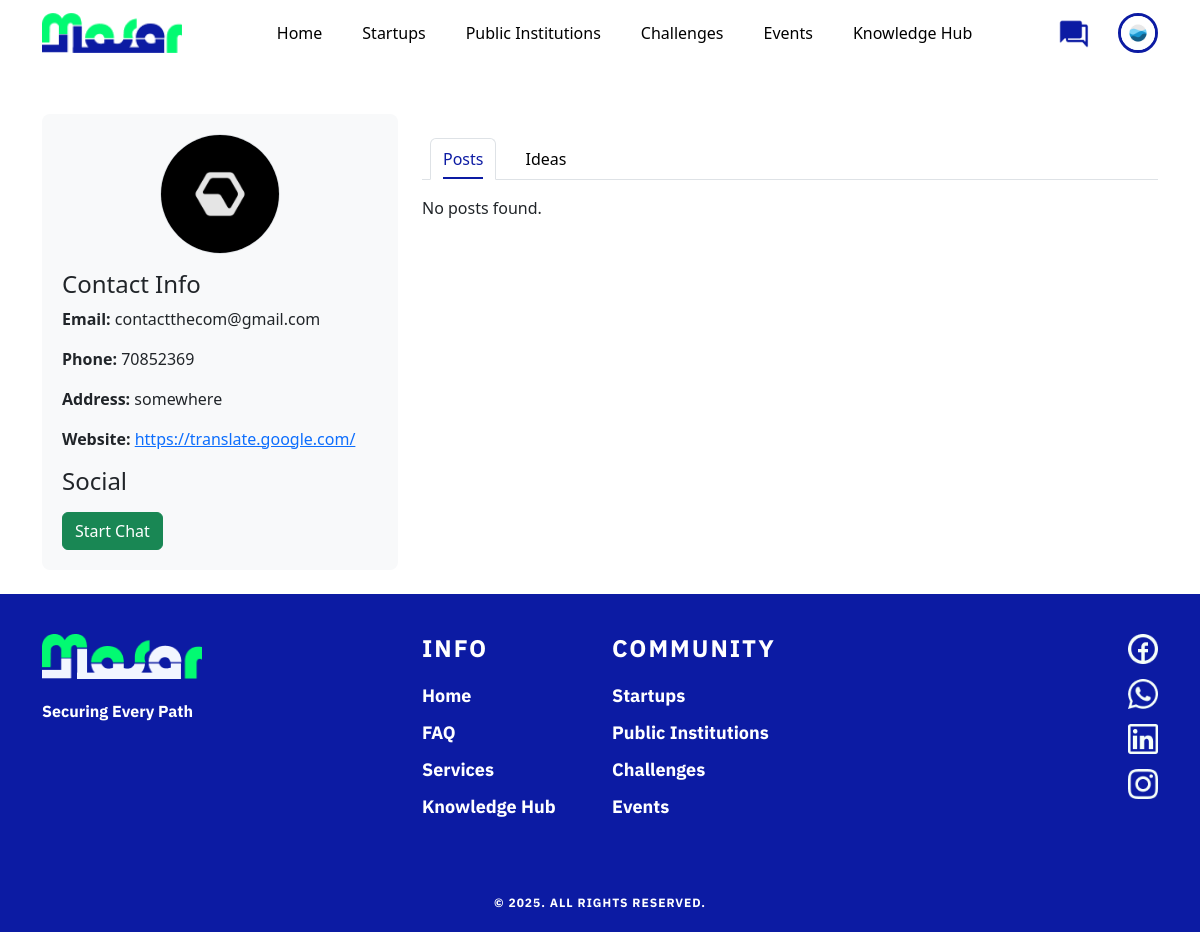
Page /front_office/pages/view_startup_profile.php?id=4&type=startup (signed in) on the committed database.
### tables this page shows
CREATE TABLE `public_institutions` (
  `institution_id` int(11) NOT NULL,
  `user_id` int(11) DEFAULT NULL,
  `institution_name` varchar(150) NOT NULL,
  `unique_identifier` varchar(50) NOT NULL,
  `commercial_register` varchar(255) NOT NULL,
  `description` text DEFAULT NULL,
  `contact_email` varchar(100) DEFAULT NULL,
  `logo` varchar(255) DEFAULT NULL,
  `type` varchar(100) DEFAULT NULL,
  `about_section` text DEFAULT NULL,
  `phone_number` varchar(20) DEFAULT NULL,
  `address` text DEFAULT NULL,
  `website_url` varchar(255) DEFAULT NULL,
  `facebook_link` varchar(255) DEFAULT NULL,
  `linkedin_link` varchar(255) DEFAULT NULL,
  `x_link` varchar(255) DEFAULT NULL,
  `instagram_link` varchar(255) DEFAULT NULL
);

CREATE TABLE `startups` (
  `startup_id` int(11) NOT NULL,
  `user_id` int(11) DEFAULT NULL,
  `startup_name` varchar(150) NOT NULL,
  `unique_identifier` varchar(50) NOT NULL,
  `commercial_register` varchar(255) NOT NULL,
  `about_section` text DEFAULT NULL,
  `contact_email` varchar(255) DEFAULT NULL,
  `phone_number` varchar(20) DEFAULT NULL,
  `address` text DEFAULT NULL,
  `logo` varchar(255) DEFAULT NULL,
  `website_url` varchar(255) DEFAULT NULL,
  `facebook_link` varchar(255) DEFAULT NULL,
  `linkedin_link` varchar(255) DEFAULT NULL,
  `x_link` varchar(255) DEFAULT NULL,
  `instagram_link` varchar(255) DEFAULT NULL
);

### front_office/pages/view_startup_profile.php (the view, shortened to what this page needs)
<?php
include('../includes/db.php');
include('../components/navbar.php');
$id = $_GET['id'] ?? null;
$query = "SELECT * FROM startups WHERE user_id = $id";
$result = mysqli_query($conn, $query);
$data = mysqli_fetch_assoc($result);
?>
<!DOCTYPE html>
<html lang="en">
<head>
    <link href="https://cdn.jsdelivr.net/npm/bootstrap@5.1.3/dist/css/bootstrap.min.css" rel="stylesheet">
</head>
<body>
<div class="container mt-5">
    <div class="row">
        <div class="col-md-4">
            <div class="profile-info mb-4">
                <?php if (!empty($data['logo'])): ?>
                    <div class="text-center mb-3">
                        <img src="../uploads/<?php echo htmlspecialchars($data['logo']); ?>" class="rounded-circle border" style="width: 120px; height: 120px; object-fit: cover;">
                    </div>
                <?php endif; ?>
                <h4>Contact Info</h4>
                <?php if (!empty($data['contact_email'])): ?><p><strong>Email:</strong> <?php echo htmlspecialchars($data['contact_email']); ?></p><?php endif; ?>
                <?php if (!empty($data['phone_number'])): ?><p><strong>Phone:</strong> <?php echo htmlspecialchars($data['phone_number']); ?></p><?php endif; ?>
                <?php if (!empty($data['address'])): ?><p><strong>Address:</strong> <?php echo htmlspecialchars($data['address']); ?></p><?php endif; ?>
                <?php if (!empty($data['website_url'])): ?><p><strong>Website:</strong> <a href="<?php echo htmlspecialchars($data['website_url']); ?>" target="_blank"><?php echo htmlspecialchars($data['website_url']); ?></a></p><?php endif; ?>
                <h4 class="mt-3">Social</h4>
                <?php if (isset($_SESSION['email'])): ?>
                    <a href="../chat/chat.php?id=<?php echo $id; ?>&type=startup" class="btn btn-success">Start Chat</a>
                <?php else: ?>
                    <button class="btn btn-success" data-bs-toggle="modal" data-bs-target="#loginModal">Start Chat</button>
                <?php endif; ?>
            </div>
        </div>
        <div class="col-md-8">
            <div class="mt-4">
                <ul class="nav nav-tabs" id="createTabs" role="tablist">
                    <li class="nav-item" role="presentation">
                        <a class="nav-link active" id="post-tab" data-bs-toggle="tab" href="#post" role="tab" aria-controls="post" aria-selected="true">Posts</a>
                    </li>
                    <li class="nav-item" role="presentation">
                        <a class="nav-link" id="idea-tab" data-bs-toggle="tab" href="#idea" role="tab" aria-controls="idea" aria-selected="false">Ideas</a>
                    </li>
                </ul>
                <div class="tab-content mt-3" id="createTabsContent">
                    <div class="tab-pane fade show active" id="post" role="tabpanel" aria-labelledby="post-tab">
                        <?php include('../startup_profile/posts/view_posts.php'); ?>
                    </div>
                    </div>
                </div>
            </div>
        </div>
    </div>
<?php include('../components/footer.php'); ?>
</body>
</html>

### front_office/components/navbar.php (shortened to what this page needs)
<?php
include('../includes/db.php');
$loggedIn = false;
$messagesLink = '#';
if (isset($_SESSION['email'])) {
    $loggedIn = true;
    $email = $_SESSION['email'];
    $query = mysqli_query($conn, "SELECT * FROM users WHERE email = '$email'");
    $user = mysqli_fetch_assoc($query);
    $role = $user['role'];
    $userId = $user['user_id'];
    $profilePicture = '../images/default-profile.png';
    if ($role == 'startup') {
        $profileQuery = mysqli_query($conn, "SELECT logo FROM startups WHERE user_id = '$userId'");
        $profileData = mysqli_fetch_assoc($profileQuery);
        if (!empty($profileData['logo'])) {
            $profilePicture = '../uploads/' . $profileData['logo'];
        }
    } else {
        $profileQuery = mysqli_query($conn, "SELECT logo FROM public_institutions WHERE user_id = '$userId'");
        $profileData = mysqli_fetch_assoc($profileQuery);
        if (!empty($profileData['logo'])) {
            $profilePicture = '../uploads/' . $profileData['logo'];
        }
    }
    $messagesLink = "../chat/chat.php?id=$userId&type=$role";
}
?>
<!DOCTYPE html>
<html lang="en">
<head>
<link href="https://cdn.jsdelivr.net/npm/bootstrap@5.1.3/dist/css/bootstrap.min.css" rel="stylesheet" />
</head>
<body>
<nav class="navbar navbar-expand-lg navbar-light">
  <div class="container">
    <a class="navbar-brand" href="../pages/home.php">
      <img src="../components/logo2.png" alt="Masar Platform Logo" />
    </a>
    <div class="collapse navbar-collapse" id="navbarNav">
      <ul class="navbar-nav mx-auto">
        <li class="nav-item"><a class="nav-link <?php echo basename($_SERVER['PHP_SELF']) == 'home.php' ? 'active' : ''; ?>" href="../pages/home.php">Home</a></li>
        <li class="nav-item"><a class="nav-link <?php echo basename($_SERVER['PHP_SELF']) == 'startups_list.php' ? 'active' : ''; ?>" href="../pages/startups_list.php">Startups</a></li>
        <li class="nav-item"><a class="nav-link <?php echo basename($_SERVER['PHP_SELF']) == 'public_institutions_list.php' ? 'active' : ''; ?>" href="../pages/public_institutions_list.php">Public Institutions</a></li>
        <li class="nav-item"><a class="nav-link <?php echo basename($_SERVER['PHP_SELF']) == 'challenges_list.php' ? 'active' : ''; ?>" href="../pages/challenges_list.php">Challenges</a></li>
        <li class="nav-item"><a class="nav-link <?php echo basename($_SERVER['PHP_SELF']) == 'events_list.php' ? 'active' : ''; ?>" href="../pages/events_list.php">Events</a></li>
        <li class="nav-item"><a class="nav-link <?php echo basename($_SERVER['PHP_SELF']) == 'documents.php' ? 'active' : ''; ?>" href="../pages/documents.php">Knowledge Hub</a></li>
      </ul>
      <ul class="navbar-nav align-items-center">
        <li class="nav-item message-item">
          <a class="nav-link p-0" href="<?php echo $loggedIn ? $messagesLink : '#'; ?>" <?php if (!$loggedIn) echo 'data-bs-toggle="modal" data-bs-target="#loginModal"'; ?>>
            <img src="../components/chats.png" class="message-icon" alt="Messages" />
          </a>
        </li>
        <?php if ($loggedIn): ?>
          <li class="nav-item profile-container">
            <img src="<?php echo $profilePicture; ?>" alt="Profile" class="profile-pic" id="profileToggle" onerror="this.onerror=null;this.src='../images/default-profile.png';" />
          </li>
        <?php else: ?>
          <li class="nav-item">
            <a class="nav-link btn btn-success ms-2" href="../authentication/login.php">Login</a>
          </li>
        <?php endif; ?>
      </ul>
    </div>
  </div>
</nav>
</body>
</html>

### front_office/components/navbar.php (style rules this page uses)
body { font-family: 'IBM Plex Sans', sans-serif; margin: 0; background: #222; }
.navbar { padding: 15px 0; background: transparent; z-index: 1000; }
.navbar-brand img { height: 40px; }
.nav-link { font-size: 16px; font-weight: 500; color: #000 !important; margin: 0 8px; padding: 8px 12px !important; cursor: pointer; position: relative; transition: color 0.3s ease; }
.nav-link.active { color: #0C1BA3 !important; }
.nav-link.active::after { content: ''; position: absolute; bottom: 0; left: 12px; right: 12px; height: 2px; background-color: #0C1BA3; transform: scaleX(1); transition: transform 0.3s ease; }
.nav-link::after { content: ''; position: absolute; bottom: 0; left: 12px; right: 12px; height: 2px; background-color: #0C1BA3; transform: scaleX(0); transition: transform 0.3s ease; }
.profile-pic { width: 40px; height: 40px; border-radius: 50%; object-fit: cover; border: 3px solid #0C1BA3; display: block; cursor: pointer; }
.message-icon { width: 32px; height: 32px; cursor: pointer; transition: transform 0.2s ease; }
.message-item { position: relative; display: flex; align-items: center; margin-right: 15px; }
.nav-item.profile-container { position: relative; margin-left: 5px; }
.navbar-nav { display: flex; align-items: center; }

### front_office/pages/view_startup_profile.php (style rules this page uses)
.profile-info { background-color: #f8f9fa; padding: 20px; border-radius: 8px; }

### front_office/components/footer.php (style rules this page uses)
body { margin: 0; padding: 0; }

### rows in the picture
public_institutions: logo (picture)
startups: logo (picture), contact_email "contactthecom@gmail.com", phone_number "70852369", address "somewhere", website_url "https://translate.google.com/"
